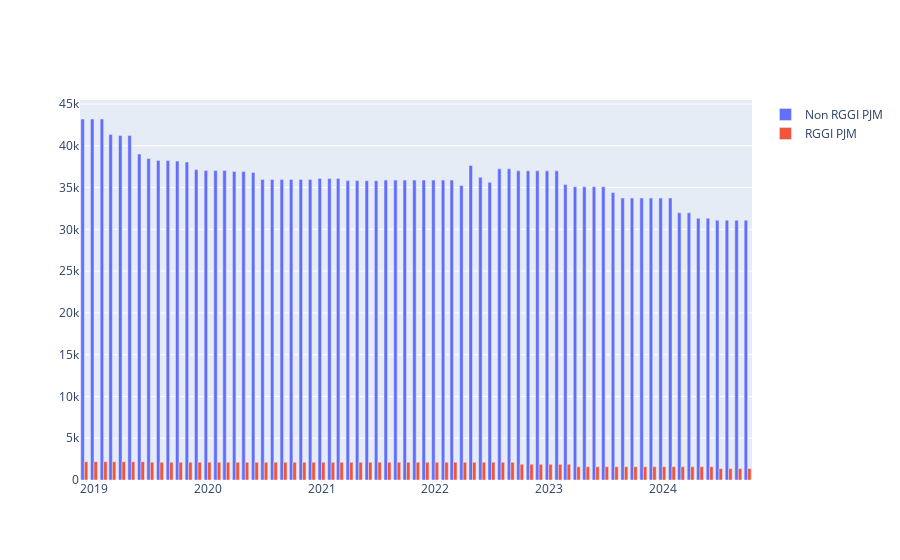

This figure's notebook cell:
### Code cell
fig = make_subplots()
fig.add_trace(go.Bar(x=pjm_rggi_capacity_compare.query('PJM_tech=="Coal"').Date,y=pjm_rggi_capacity_compare.query('PJM_tech=="Coal"')[[0,1]].sum(axis=1),name='Non RGGI PJM'))
fig.add_trace(go.Bar(x=pjm_rggi_capacity_compare.query('PJM_tech=="Coal"').Date,y=pjm_rggi_capacity_compare.query('PJM_tech=="Coal"')[1],name='RGGI PJM'))
